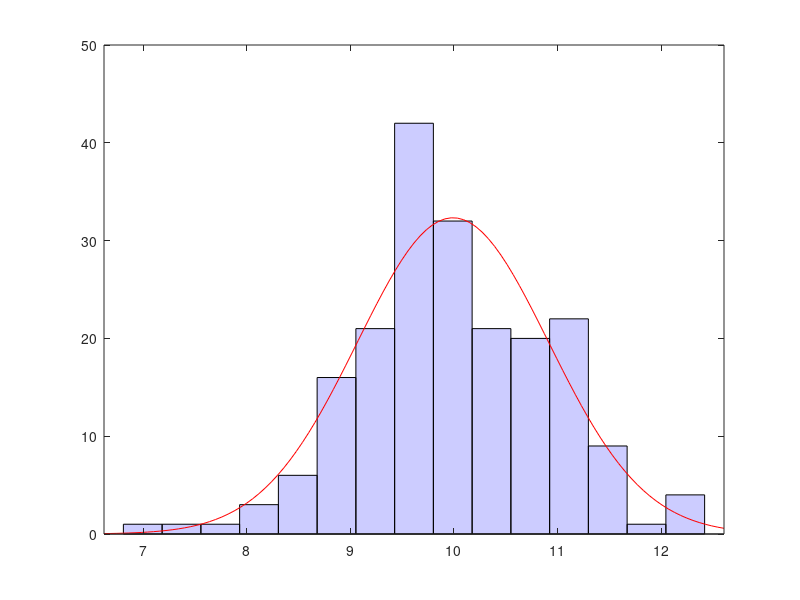
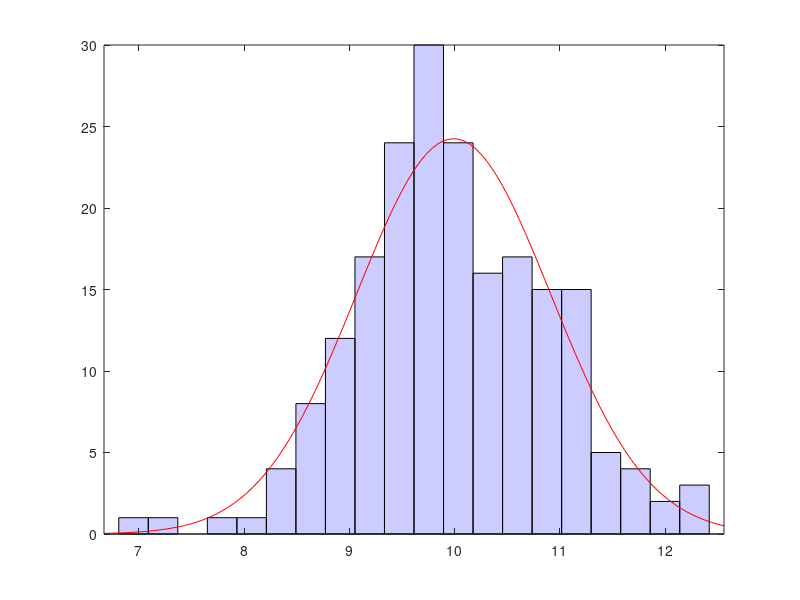

MATLAB code for these plots, in order:
r = normrnd(10,1,200,1);
histfit(r)
h = get(gca,'Children');
set(h(2),'FaceColor',[.8 .8 1])
figure
histfit(r,20)
h = get(gca,'Children');
set(h(2),'FaceColor',[.8 .8 1])
